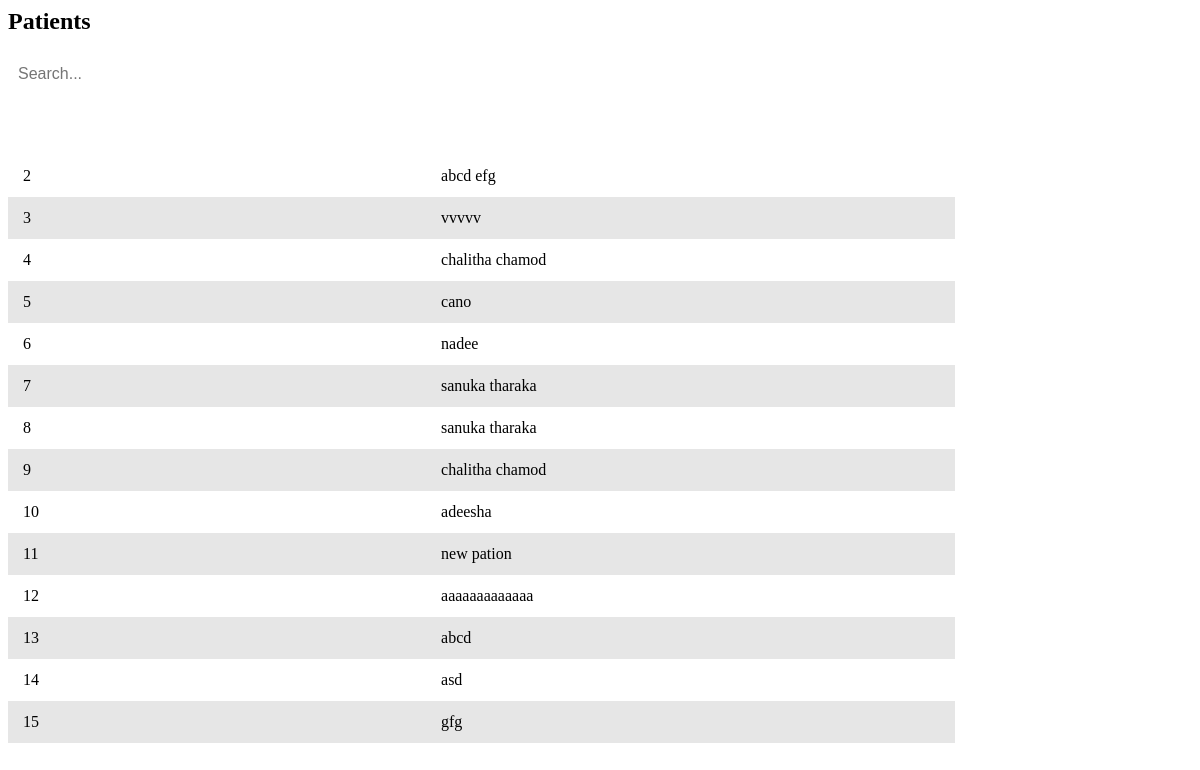
Page /reception/patients.php on the committed database.
### tables this page shows
CREATE TABLE IF NOT EXISTS `registered_patients` (
  `p_id` int NOT NULL AUTO_INCREMENT,
  `name` varchar(50) DEFAULT NULL,
  `mobile` varchar(12) DEFAULT NULL,
  `email` varchar(50) DEFAULT NULL,
  `id_num` varchar(20) DEFAULT NULL,
  `address` text,
  `age` int DEFAULT NULL,
  `register_date` datetime DEFAULT NULL,
  `reception_id` varchar(50) DEFAULT NULL,
  PRIMARY KEY (`p_id`),
  KEY `FK_register_patients_register_reception` (`reception_id`),
  CONSTRAINT `FK_register_patients_register_reception` FOREIGN KEY (`reception_id`) REFERENCES `registered_reception` (`id_num`)
);

### connection.php (called while the page is built, shortened)
<?php
class Database
{
    public static $connection;
    public static function SetUpConnection()
    {
        if (!isset(Database::$connection)) {
            Database::$connection = new mysqli("localhost", "root", "Chalithac*#3031", "healthcare", "3306");
        }
    }
    public static function search($q)
    {
        return Database::$connection->query($q);
    }
}

### reception/patients.php (the view, shortened to what this page needs)
<head>
</head>
<h2 class="content-title">Patients</h2>
<input type="text" id="searchBar" placeholder="Search..." onkeyup="filterTable()">
<table id="dataTable">
    <thead>
        <tr>
            <th>Patients ID</th>
            <th>Patients Name</th>
        </tr>
    </thead>
    <tbody>
    <?php
    require_once "../connection.php";
    $patientResultSet = Database::search("SELECT * FROM `registered_patients`");
    $patientCount = $patientResultSet->num_rows;
    if ($patientCount > 0) {
        while ($patientResult = $patientResultSet->fetch_assoc()) {
    ?>
                <tr ondblclick="window.location.href='profile-view.php?p_id=<?php echo $patientResult['p_id'] ?>'">
                    <td><?php echo $patientResult['p_id'] ?></td>
                    <td><?php echo $patientResult['name'] ?></td>
                </tr>
    <?php
        }
    }
    ?>
 </tbody>
</table>

### reception/patients.php (style rules this page uses)
#searchBar { width: 30%; min-width: 200px; padding: 10px; margin-bottom: 20px; border: 1px solid var(--medium-gray); border-radius: 5px; font-size: 16px; outline: none; }
table { width: 80%; border-collapse: collapse; }
th, td { padding: 12px 15px; border: 1px solid var(--medium-gray); text-align: left; }
th { background-color: var(--base-color); color: white; }
tbody tr { cursor: pointer; }
tbody tr:nth-child(even) { background-color: #e6e6e6; }

### rows in the picture
registered_patients: p_id "2", name "abcd efg"
registered_patients: p_id "3", name "vvvvv"
registered_patients: p_id "4", name "chalitha chamod"
registered_patients: p_id "5", name "cano"
registered_patients: p_id "6", name "nadee"
registered_patients: p_id "7", name "sanuka tharaka"
registered_patients: p_id "8", name "sanuka tharaka"
registered_patients: p_id "9", name "chalitha chamod"
registered_patients: p_id "10", name "adeesha"
registered_patients: p_id "11", name "new pation"
registered_patients: p_id "12", name "aaaaaaaaaaaaa"
registered_patients: p_id "13", name "abcd"
registered_patients: p_id "14", name "asd"
registered_patients: p_id "15", name "gfg"
